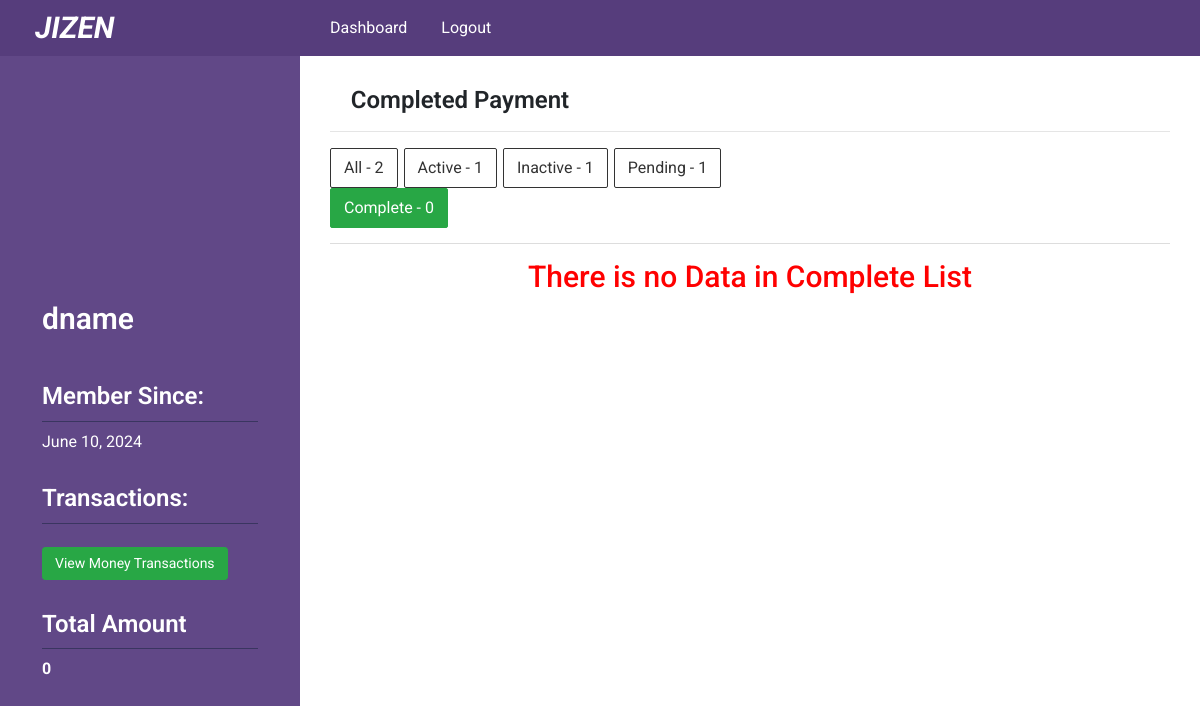
The app's page /dashboard/poor/poor-list-complete (signed in) with its own data.
### poorapp/models.py (models this page shows, shortened)
class Doner(models.Model):
    doner_name      = models.CharField(max_length = 120)
    gender_list = (
        ('F','Female'),
        ('M','Male'),
        ('O','Other')
    )
    doner_gender    = models.CharField(max_length=1,choices=gender_list, null=True)
    doner_age       = models.IntegerField(null=True,blank=True)
    doner_phone     = models.CharField(max_length=15)
    doner_email     = models.EmailField(max_length=50,blank=True)
    doner_pass      = models.CharField(max_length = 300)
    doner_image     = models.ImageField(upload_to='uploads/',blank = True)
    joining_date    = models.DateField(auto_now=False, auto_now_add=True)
    district_name   = models.ForeignKey(DistrictList, on_delete= models.CASCADE)
    city_name       = models.ForeignKey(CityList, on_delete= models.CASCADE)
    status          = models.BooleanField(default=False)
    complete        = models.BooleanField(default=False)
    request         = models.BooleanField(default=False)

### poorapp/views.py (the view)
# urls.py: path('poor/poor-list-complete', views.poor_lists_complete, name='poor_list_complete'),
def poor_lists_complete(request):
    poor_list_all = models.Receivers.objects.all().count()
    poor_list_active = models.Receivers.objects.filter(status=True,complete_status=False).order_by('timestamp').count()
    poor_list_inactive = models.Receivers.objects.filter(status=False).order_by('timestamp').count()
    poor_list_pending = models.Receivers.objects.filter(complete_status=False,status=False).order_by('timestamp').count()
    poor_list_complete = models.Receivers.objects.filter(complete_status=True).order_by('timestamp')
    total_complete = poor_list_complete.count()
    context = {
        'poor_list_inactive':poor_list_inactive,
        'poor_list_all':poor_list_all,
        'poor_list_active':poor_list_active,
        'poor_list_pending':poor_list_pending,
        'poor_list_complete':poor_list_complete,
        'total_complete':total_complete
    }
    return render(request,'poorapp/poor_list_complete.html',context)

### poorapp/templatetags/data_load.py (called while the page is built)
@register.filter(name='doner_info')
def intactive_counts(request,id):
    doner_info = Doner.objects.filter(id=id)
    return doner_info

@register.filter(name='total_payment')
def total_payment(request,id):
    my_paymenbt = PaymentProcess.objects.filter(payment_by_id=id)
    total = 0
    for payment in my_paymenbt:
        total = total + payment.payment_amount
    return total

### templates/poorapp/poor_list_complete.html (shortened to what this page needs)
{% extends 'dashboard-base.html' %}
{% load data_load %}
{% block dashboard %}
    <div class="dashboard_topbar">
        <div class="row">
            <div class="col-sm-4">
                <h2 class="fweight-600 fsize-24 align-center">
                    Completed Payment
                </h2>
            </div>
        </div>
    </div>
    <hr>
    <div class="add_poor_area">
        <div class="search_option">
            <div class="row">
                <div class="col-sm-7">
                    <div class="button_search_option">
                        <ul>
                            <li><a href="{% url 'poorapp:poor_list_all' %}">All - <span>{{poor_list_all}}</span></a></li>
                            <li><a href="{% url 'poorapp:poor_list' %}">Active - <span>{{poor_list_active}}</span></a></li>
                            <li><a href="{% url 'poorapp:poor_list_inactive' %}">Inactive - <span>{{poor_list_inactive}}</span></a></li>
                            <li><a href="{% url 'poorapp:poor_list_pending' %}">Pending - <span>{{poor_list_pending}}</span></a></li>
                            <li><a class="active" href="{% url 'poorapp:poor_list_complete' %}">Complete - <span>{{total_complete}}</span></a></li>
                        </ul>
                    </div>
                </div>
            </div>
        </div>
        {% if poor_list_complete %}
        <table class="table table-bordered table-dark table-hover table-striped">
            <thead class="table-dark">
                <tr>
                    <th>SL</th>
                    <th>Name</td>
                    <th>Proffession</td>
                    <th>Help Type</td>
                    <th>Collection Date</td>
                    <th class="align-center">Action</td>
                </tr>
            </thead>
            <tbody>
                    {% for poor in poor_list_complete %}
                    <tr>
                        <td scope="row">{{forloop.counter}}</td>
                        <td>{{poor.name}}</td>
                        <td>{{poor.aplicant_proffessions}}</td>
                        <td>{{poor.help_type}}</td>
                        <td>{{poor.require_date}}</td>
                        <td class="action light width-20 align-center">
                            <a href="{% url 'commonapp:single_poor_people' poor.id %}"><i class="fa fa-eye"></i></a>
                        </td>
                    </tr>
                    {% endfor %}
                </tbody>
            </table>
            {% else %}
                <h2 class="align-center fweight-600 fsize-20" style="color: red;">There is no Data in Complete List</h2>
            {% endif %}
    </div>
{% endblock dashboard %}

### templates/dashboard-base.html (shortened to what this page needs)
<!DOCTYPE html>
<html lang="en">
<head>
    <link rel="stylesheet" href="https://cdnjs.cloudflare.com/ajax/libs/font-awesome/4.7.0/css/font-awesome.min.css">
    {% load static %}
    {% load data_load %}
    <link rel="stylesheet" href="{% static 'css/bootstrap.min.css' %}">
    <link rel="stylesheet" href="{% static 'style.css' %}">
</head>
<body>
<header class="header_area sticky-top">
    <div class="container-fluid">
        <div class="row">
            <div class="col-sm-3">
                <div class="logo">
                    <a target="_blank" href="{% url 'commonapp:home' %}"><h2>JIZEN</h2></a>
                </div>
            </div>
            <div class="col-md-8">
                {% if request.session.admin  %}
                <div class="top_title doner_menu_area">
                        <div class="left_menu menu">
                            <ul>
                                <li><a href="">Dashboard</a></li>
                                </li>
                                <li><a href="{% url 'poorapp:admin_logout' %}">Logout</a></li>
                            </ul>
                        </div>
                        <!-- <div class="right_menu menu">
                            <ul>
                                <li><a href="">Settings <i class="fa fa-sort-down"></i></a>
                                    <ul>
                                        <li><a href="">Update Profile</a></li>
                                        <li><a href="">Change Password</a></li>
                                        <li><a href="">View login History</a></li>
                                        <li><a href="">Help</a></li>
                                    </ul>
                                </li>
                            </ul>
                        </div> -->
                    </div>
                {% elif request.session.userid %}
                    <div class="top_title doner_menu_area">
                        <div class="left_menu menu">
                            <ul>
                                <li><a href="{% url 'poorapp:doner_dashboard' %}">Dashboard</a></li>
                                <li><a href="{% url 'poorapp:doner_logout' %}">Logout</a></li>
                            </ul>
                        </div>
                    </div>
                {% endif %}
            </div>
        </div>
    </div>
</header>
<section class="dashboard_content_area">
    <div class="container-fluid">
        <div class="row">
            <div class="col-sm-3 fixed-left dashboard_sidebar">
                <div class="sidebar">
                {% if request.session.admin %}
                    <div class="accordion single_sidebar" id="accordionExample">
                        <h3 class="collapsed" data-toggle="collapse" data-target="#one" aria-expanded="true" aria-controls="one"><i class="fa fa-list-ul"></i> Receiver Dashboard</h3>
                        <div id="one" class="dashboard_menu collapse show" data-parent="">
                            <ul>
                                <li><a href="{% url 'poorapp:poor_list' %}"><i class="fa fa-hand-o-right"></i> Receiver list</a></li>
                            </ul>
                        </div>
                        <h3 class="collapsed" data-toggle="collapse" data-target="#helper" aria-expanded="true" aria-controls="helper"><i class="fa fa-list-ul"></i> Who are Helping Now</h3>
                        <div id="helper" class="dashboard_menu collapse show" data-parent="">
                            <ul>
                                <li><a href="{% url 'poorapp:doner_list' %}"><i class="fa fa-hand-o-right"></i> Donor List</a></li>
                            </ul>
                        </div>
                    </div>
                    {% elif request.session.userid %}
                        <div class="doner_profile_area">
                            {% for doner in doner_info|doner_info:request.session.userid %}
                                {% if doner.doner_image%}
                                    <div class="doner_image">
                                        <a href="{% url 'poorapp:doner_dashboard' %}"><img src="{{doner.doner_image.url}}" alt=""></a>
                                    </div>
                                {% endif %}
                                <div class="general_info">
                                    <h2>{{doner.doner_name}}</h2>
                                    <h3>Member Since:</h3>
                                    <p>{{doner.joining_date}}</p>
                                    <h3>Transactions: </h2>
                                    <a href="{% url 'poorapp:view_transactions' request.session.userid %}" class="btn btn-success btn-sm">View Money Transactions</a>
                                    <h3>Total Amount</h3>
                                    <p><strong>{{ total_payments|total_payment:request.session.userid }}</strong></p>
                                </div>
                            {% endfor %}
                        </div>
                    {% endif %}
                </div>
            </div>
            <div class="col-sm-9">
                <div class="dashboard_content">
                    {% block dashboard %}
                    {% endblock dashboard %}
                </div>
            </div>
        </div>
    </div>
</section>
</body>
</html>

### static/style.css (style rules this page uses)
body { font-family: 'Roboto', sans-serif; }
.align-center { text-align: center; }
.header_area { background-color: #563d7c; }
*,h1,h2,h3,h4,h5,h6,ul,li,a,p { margin: 0; padding: 0; }
.logo h2 { font-size: 30px; color: #fff; margin-bottom: 0; padding: 5px 20px; margin: 5px 0; display: inline-block; border-radius: 5px; font-style: italic; font-weight: 700; }
.col-sm-3.dashboard_sidebar { background-color: #614887; padding-bottom: 60px; min-height: 700px; }
ul { list-style: none; }
.fsize-20 { font-size:20px ; }
.fsize-24 { font-size:24px ; }
.dashboard_content { padding: 30px 15px 80px; z-index: 1; position: relative; }
.fweight-600 { font-weight: 600; }
.button_search_option ul li a.active span { color: #fff; }
.button_search_option ul li a.active { background: #28a745; color: #fff; border: 1px solid #28a745; }
.button_search_option ul li a { display: inline-block; background: #fff; color: #333; border: 1px solid #333; padding: 7px 13px; margin-right: 2px; border-radius: 2px; text-decoration: none; }
.button_search_option ul li { display: inline; }
.search_option { margin-bottom: 15px; border-bottom: 1px solid #ddd; padding-bottom: 15px; }
.menu ul li { display: inline; }
.menu ul li a { color: #fff; font-weight: 400; display: inline-block; font-size: 16px; padding: 16px 15px; text-transform: capitalize; text-decoration: none; transition: all 0.5s; }
.doner_image { text-align: center; }
.doner_image a { display: block; width: 200px; height: 200px; display: block; overflow: hidden; border-radius: 400px; }
.general_info p { color: #fff; margin-bottom: 20px; }
.doner_profile_area { padding: 30px 10%; }
.general_info h2 { font-size: 30px; color: #fff; font-weight: 600; padding: 15px 0; }
.general_info a.btn { padding: 5px 12px; margin-top: 15px; }
.general_info h3 { font-size: 24px; font-weight: 600; color: #fff; padding-bottom: 10px; margin-bottom: 8px; border-bottom: 1px solid #3A3560; margin-top: 30px; }
.left_menu.menu { float: left; width: 87%; }
.menu ul li { position: relative; }
.add_poor_area h2 { color: #333; font-weight: 500; font-size: 30px; }

### records on screen
Doner: doner_name "dname", joining_date "June 10, 2024", request "0"

### other values on screen
{{ poor_list_all }} "2"
{{ poor_list_active }} "1"
{{ poor_list_inactive }} "1"
{{ poor_list_pending }} "1"
{{ total_complete }} "0"
